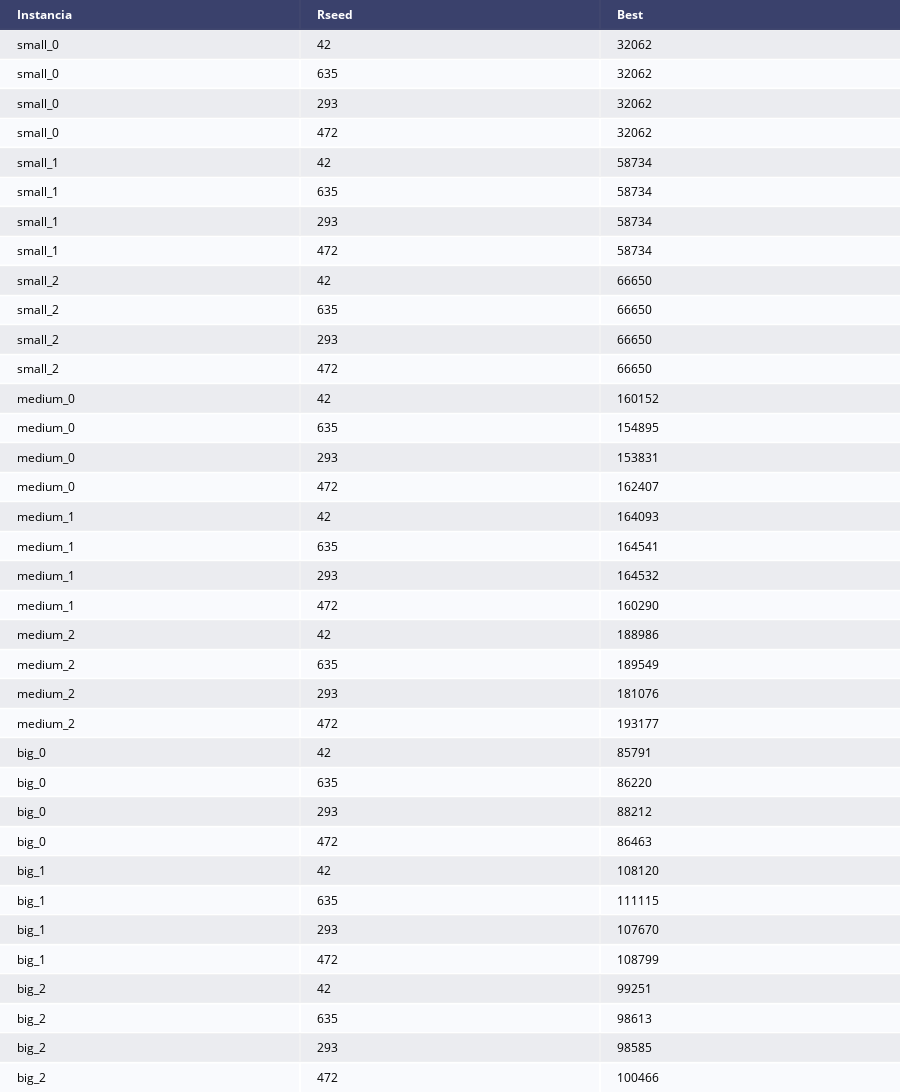

The code cell stored with this chart in its notebook:
### Code cell
it_df = df.drop(columns=["Metodo"])
fig =  ff.create_table(it_df)
fig.show()

### Figure 1 — Plotly figure (JSON) as saved in the notebook; plotly's stock layout.template omitted (floating-point values rounded to 4 significant figures)
{"data": [{"colorscale": [[0, "#00083e"], [0.5, "#ededee"], [1, "#ffffff"]], "hoverinfo": "none", "opacity": 0.75, "showscale": false, "type": "heatmap", "z": [[0, 0, 0], [0.5, 0.5, 0.5], [1, 1, 1], [0.5, 0.5, 0.5], [1, 1, 1], [0.5, 0.5, 0.5], [1, 1, 1], [0.5, 0.5, 0.5], [1, 1, 1], [0.5, 0.5, 0.5], [1, 1, 1], [0.5, 0.5, 0.5], [1, 1, 1], [0.5, 0.5, 0.5], [1, 1, 1], [0.5, 0.5, 0.5], [1, 1, 1], [0.5, 0.5, 0.5], [1, 1, 1], [0.5, 0.5, 0.5], [1, 1, 1], [0.5, 0.5, 0.5], [1, 1, 1], [0.5, 0.5, 0.5], [1, 1, 1], [0.5, 0.5, 0.5], [1, 1, 1], [0.5, 0.5, 0.5], [1, 1, 1], [0.5, 0.5, 0.5], [1, 1, 1], [0.5, 0.5, 0.5], [1, 1, 1], [0.5, 0.5, 0.5], [1, 1, 1], [0.5, 0.5, 0.5], [1, 1, 1]]}], "layout": {"annotations": [{"align": "left", "font": {"color": "#ffffff"}, "showarrow": false, "text": "<b>Instancia</b>", "x": -0.45, "xanchor": "left", "xref": "x", "y": 0, "yref": "y"}, {"align": "left", "font": {"color": "#ffffff"}, "showarrow": false, "text": "<b>Rseed</b>", "x": 0.55, "xanchor": "left", "xref": "x", "y": 0, "yref": "y"}, {"align": "left", "font": {"color": "#ffffff"}, "showarrow": false, "text": "<b>Best</b>", "x": 1.55, "xanchor": "left", "xref": "x", "y": 0, "yref": "y"}, {"align": "left", "font": {"color": "#000000"}, "showarrow": false, "text": "small_0", "x": -0.45, "xanchor": "left", "xref": "x", "y": 1, "yref": "y"}, {"align": "left", "font": {"color": "#000000"}, "showarrow": false, "text": "42", "x": 0.55, "xanchor": "left", "xref": "x", "y": 1, "yref": "y"}, {"align": "left", "font": {"color": "#000000"}, "showarrow": false, "text": "32062", "x": 1.55, "xanchor": "left", "xref": "x", "y": 1, "yref": "y"}, {"align": "left", "font": {"color": "#000000"}, "showarrow": false, "text": "small_0", "x": -0.45, "xanchor": "left", "xref": "x", "y": 2, "yref": "y"}, {"align": "left", "font": {"color": "#000000"}, "showarrow": false, "text": "635", "x": 0.55, "xanchor": "left", "xref": "x", "y": 2, "yref": "y"}, {"align": "left", "font": {"color": "#000000"}, "showarrow": false, "text": "32062", "x": 1.55, "xanchor": "left", "xref": "x", "y": 2, "yref": "y"}, {"align": "left", "font": {"color": "#000000"}, "showarrow": false, "text": "small_0", "x": -0.45, "xanchor": "left", "xref": "x", "y": 3, "yref": "y"}, {"align": "left", "font": {"color": "#000000"}, "showarrow": false, "text": "293", "x": 0.55, "xanchor": "left", "xref": "x", "y": 3, "yref": "y"}, {"align": "left", "font": {"color": "#000000"}, "showarrow": false, "text": "32062", "x": 1.55, "xanchor": "left", "xref": "x", "y": 3, "yref": "y"}, {"align": "left", "font": {"color": "#000000"}, "showarrow": false, "text": "small_0", "x": -0.45, "xanchor": "left", "xref": "x", "y": 4, "yref": "y"}, {"align": "left", "font": {"color": "#000000"}, "showarrow": false, "text": "472", "x": 0.55, "xanchor": "left", "xref": "x", "y": 4, "yref": "y"}, {"align": "left", "font": {"color": "#000000"}, "showarrow": false, "text": "32062", "x": 1.55, "xanchor": "left", "xref": "x", "y": 4, "yref": "y"}, {"align": "left", "font": {"color": "#000000"}, "showarrow": false, "text": "small_1", "x": -0.45, "xanchor": "left", "xref": "x", "y": 5, "yref": "y"}, {"align": "left", "font": {"color": "#000000"}, "showarrow": false, "text": "42", "x": 0.55, "xanchor": "left", "xref": "x", "y": 5, "yref": "y"}, {"align": "left", "font": {"color": "#000000"}, "showarrow": false, "text": "58734", "x": 1.55, "xanchor": "left", "xref": "x", "y": 5, "yref": "y"}, {"align": "left", "font": {"color": "#000000"}, "showarrow": false, "text": "small_1", "x": -0.45, "xanchor": "left", "xref": "x", "y": 6, "yref": "y"}, {"align": "left", "font": {"color": "#000000"}, "showarrow": false, "text": "635", "x": 0.55, "xanchor": "left", "xref": "x", "y": 6, "yref": "y"}, {"align": "left", "font": {"color": "#000000"}, "showarrow": false, "text": "58734", "x": 1.55, "xanchor": "left", "xref": "x", "y": 6, "yref": "y"}, {"align": "left", "font": {"color": "#000000"}, "showarrow": false, "text": "small_1", "x": -0.45, "xanchor": "left", "xref": "x", "y": 7, "yref": "y"}, {"align": "left", "font": {"color": "#000000"}, "showarrow": false, "text": "293", "x": 0.55, "xanchor": "left", "xref": "x", "y": 7, "yref": "y"}, {"align": "left", "font": {"color": "#000000"}, "showarrow": false, "text": "58734", "x": 1.55, "xanchor": "left", "xref": "x", "y": 7, "yref": "y"}, {"align": "left", "font": {"color": "#000000"}, "showarrow": false, "text": "small_1", "x": -0.45, "xanchor": "left", "xref": "x", "y": 8, "yref": "y"}, {"align": "left", "font": {"color": "#000000"}, "showarrow": false, "text": "472", "x": 0.55, "xanchor": "left", "xref": "x", "y": 8, "yref": "y"}, {"align": "left", "font": {"color": "#000000"}, "showarrow": false, "text": "58734", "x": 1.55, "xanchor": "left", "xref": "x", "y": 8, "yref": "y"}, {"align": "left", "font": {"color": "#000000"}, "showarrow": false, "text": "small_2", "x": -0.45, "xanchor": "left", "xref": "x", "y": 9, "yref": "y"}, {"align": "left", "font": {"color": "#000000"}, "showarrow": false, "text": "42", "x": 0.55, "xanchor": "left", "xref": "x", "y": 9, "yref": "y"}, {"align": "left", "font": {"color": "#000000"}, "showarrow": false, "text": "66650", "x": 1.55, "xanchor": "left", "xref": "x", "y": 9, "yref": "y"}, {"align": "left", "font": {"color": "#000000"}, "showarrow": false, "text": "small_2", "x": -0.45, "xanchor": "left", "xref": "x", "y": 10, "yref": "y"}, {"align": "left", "font": {"color": "#000000"}, "showarrow": false, "text": "635", "x": 0.55, "xanchor": "left", "xref": "x", "y": 10, "yref": "y"}, {"align": "left", "font": {"color": "#000000"}, "showarrow": false, "text": "66650", "x": 1.55, "xanchor": "left", "xref": "x", "y": 10, "yref": "y"}, {"align": "left", "font": {"color": "#000000"}, "showarrow": false, "text": "small_2", "x": -0.45, "xanchor": "left", "xref": "x", "y": 11, "yref": "y"}, {"align": "left", "font": {"color": "#000000"}, "showarrow": false, "text": "293", "x": 0.55, "xanchor": "left", "xref": "x", "y": 11, "yref": "y"}, {"align": "left", "font": {"color": "#000000"}, "showarrow": false, "text": "66650", "x": 1.55, "xanchor": "left", "xref": "x", "y": 11, "yref": "y"}, {"align": "left", "font": {"color": "#000000"}, "showarrow": false, "text": "small_2", "x": -0.45, "xanchor": "left", "xref": "x", "y": 12, "yref": "y"}, {"align": "left", "font": {"color": "#000000"}, "showarrow": false, "text": "472", "x": 0.55, "xanchor": "left", "xref": "x", "y": 12, "yref": "y"}, {"align": "left", "font": {"color": "#000000"}, "showarrow": false, "text": "66650", "x": 1.55, "xanchor": "left", "xref": "x", "y": 12, "yref": "y"}, {"align": "left", "font": {"color": "#000000"}, "showarrow": false, "text": "medium_0", "x": -0.45, "xanchor": "left", "xref": "x", "y": 13, "yref": "y"}, {"align": "left", "font": {"color": "#000000"}, "showarrow": false, "text": "42", "x": 0.55, "xanchor": "left", "xref": "x", "y": 13, "yref": "y"}, {"align": "left", "font": {"color": "#000000"}, "showarrow": false, "text": "160152", "x": 1.55, "xanchor": "left", "xref": "x", "y": 13, "yref": "y"}, {"align": "left", "font": {"color": "#000000"}, "showarrow": false, "text": "medium_0", "x": -0.45, "xanchor": "left", "xref": "x", "y": 14, "yref": "y"}, {"align": "left", "font": {"color": "#000000"}, "showarrow": false, "text": "635", "x": 0.55, "xanchor": "left", "xref": "x", "y": 14, "yref": "y"}, {"align": "left", "font": {"color": "#000000"}, "showarrow": false, "text": "154895", "x": 1.55, "xanchor": "left", "xref": "x", "y": 14, "yref": "y"}, {"align": "left", "font": {"color": "#000000"}, "showarrow": false, "text": "medium_0", "x": -0.45, "xanchor": "left", "xref": "x", "y": 15, "yref": "y"}, {"align": "left", "font": {"color": "#000000"}, "showarrow": false, "text": "293", "x": 0.55, "xanchor": "left", "xref": "x", "y": 15, "yref": "y"}, {"align": "left", "font": {"color": "#000000"}, "showarrow": false, "text": "153831", "x": 1.55, "xanchor": "left", "xref": "x", "y": 15, "yref": "y"}, {"align": "left", "font": {"color": "#000000"}, "showarrow": false, "text": "medium_0", "x": -0.45, "xanchor": "left", "xref": "x", "y": 16, "yref": "y"}, {"align": "left", "font": {"color": "#000000"}, "showarrow": false, "text": "472", "x": 0.55, "xanchor": "left", "xref": "x", "y": 16, "yref": "y"}, {"align": "left", "font": {"color": "#000000"}, "showarrow": false, "text": "162407", "x": 1.55, "xanchor": "left", "xref": "x", "y": 16, "yref": "y"}, {"align": "left", "font": {"color": "#000000"}, "showarrow": false, "text": "medium_1", "x": -0.45, "xanchor": "left", "xref": "x", "y": 17, "yref": "y"}, {"align": "left", "font": {"color": "#000000"}, "showarrow": false, "text": "42", "x": 0.55, "xanchor": "left", "xref": "x", "y": 17, "yref": "y"}, {"align": "left", "font": {"color": "#000000"}, "showarrow": false, "text": "164093", "x": 1.55, "xanchor": "left", "xref": "x", "y": 17, "yref": "y"}, {"align": "left", "font": {"color": "#000000"}, "showarrow": false, "text": "medium_1", "x": -0.45, "xanchor": "left", "xref": "x", "y": 18, "yref": "y"}, {"align": "left", "font": {"color": "#000000"}, "showarrow": false, "text": "635", "x": 0.55, "xanchor": "left", "xref": "x", "y": 18, "yref": "y"}, {"align": "left", "font": {"color": "#000000"}, "showarrow": false, "text": "164541", "x": 1.55, "xanchor": "left", "xref": "x", "y": 18, "yref": "y"}, {"align": "left", "font": {"color": "#000000"}, "showarrow": false, "text": "medium_1", "x": -0.45, "xanchor": "left", "xref": "x", "y": 19, "yref": "y"}, {"align": "left", "font": {"color": "#000000"}, "showarrow": false, "text": "293", "x": 0.55, "xanchor": "left", "xref": "x", "y": 19, "yref": "y"}, {"align": "left", "font": {"color": "#000000"}, "showarrow": false, "text": "164532", "x": 1.55, "xanchor": "left", "xref": "x", "y": 19, "yref": "y"}, {"align": "left", "font": {"color": "#000000"}, "showarrow": false, "text": "medium_1", "x": -0.45, "xanchor": "left", "xref": "x", "y": 20, "yref": "y"}, {"align": "left", "font": {"color": "#000000"}, "showarrow": false, "text": "472", "x": 0.55, "xanchor": "left", "xref": "x", "y": 20, "yref": "y"}, {"align": "left", "font": {"color": "#000000"}, "showarrow": false, "text": "160290", "x": 1.55, "xanchor": "left", "xref": "x", "y": 20, "yref": "y"}, {"align": "left", "font": {"color": "#000000"}, "showarrow": false, "text": "medium_2", "x": -0.45, "xanchor": "left", "xref": "x", "y": 21, "yref": "y"}, {"align": "left", "font": {"color": "#000000"}, "showarrow": false, "text": "42", "x": 0.55, "xanchor": "left", "xref": "x", "y": 21, "yref": "y"}, {"align": "left", "font": {"color": "#000000"}, "showarrow": false, "text": "188986", "x": 1.55, "xanchor": "left", "xref": "x", "y": 21, "yref": "y"}, {"align": "left", "font": {"color": "#000000"}, "showarrow": false, "text": "medium_2", "x": -0.45, "xanchor": "left", "xref": "x", "y": 22, "yref": "y"}, {"align": "left", "font": {"color": "#000000"}, "showarrow": false, "text": "635", "x": 0.55, "xanchor": "left", "xref": "x", "y": 22, "yref": "y"}, {"align": "left", "font": {"color": "#000000"}, "showarrow": false, "text": "189549", "x": 1.55, "xanchor": "left", "xref": "x", "y": 22, "yref": "y"}, {"align": "left", "font": {"color": "#000000"}, "showarrow": false, "text": "medium_2", "x": -0.45, "xanchor": "left", "xref": "x", "y": 23, "yref": "y"}, {"align": "left", "font": {"color": "#000000"}, "showarrow": false, "text": "293", "x": 0.55, "xanchor": "left", "xref": "x", "y": 23, "yref": "y"}, {"align": "left", "font": {"color": "#000000"}, "showarrow": false, "text": "181076", "x": 1.55, "xanchor": "left", "xref": "x", "y": 23, "yref": "y"}, {"align": "left", "font": {"color": "#000000"}, "showarrow": false, "text": "medium_2", "x": -0.45, "xanchor": "left", "xref": "x", "y": 24, "yref": "y"}, {"align": "left", "font": {"color": "#000000"}, "showarrow": false, "text": "472", "x": 0.55, "xanchor": "left", "xref": "x", "y": 24, "yref": "y"}, {"align": "left", "font": {"color": "#000000"}, "showarrow": false, "text": "193177", "x": 1.55, "xanchor": "left", "xref": "x", "y": 24, "yref": "y"}, {"align": "left", "font": {"color": "#000000"}, "showarrow": false, "text": "big_0", "x": -0.45, "xanchor": "left", "xref": "x", "y": 25, "yref": "y"}, {"align": "left", "font": {"color": "#000000"}, "showarrow": false, "text": "42", "x": 0.55, "xanchor": "left", "xref": "x", "y": 25, "yref": "y"}, {"align": "left", "font": {"color": "#000000"}, "showarrow": false, "text": "85791", "x": 1.55, "xanchor": "left", "xref": "x", "y": 25, "yref": "y"}, {"align": "left", "font": {"color": "#000000"}, "showarrow": false, "text": "big_0", "x": -0.45, "xanchor": "left", "xref": "x", "y": 26, "yref": "y"}, {"align": "left", "font": {"color": "#000000"}, "showarrow": false, "text": "635", "x": 0.55, "xanchor": "left", "xref": "x", "y": 26, "yref": "y"}, {"align": "left", "font": {"color": "#000000"}, "showarrow": false, "text": "86220", "x": 1.55, "xanchor": "left", "xref": "x", "y": 26, "yref": "y"}, {"align": "left", "font": {"color": "#000000"}, "showarrow": false, "text": "big_0", "x": -0.45, "xanchor": "left", "xref": "x", "y": 27, "yref": "y"}, {"align": "left", "font": {"color": "#000000"}, "showarrow": false, "text": "293", "x": 0.55, "xanchor": "left", "xref": "x", "y": 27, "yref": "y"}, {"align": "left", "font": {"color": "#000000"}, "showarrow": false, "text": "88212", "x": 1.55, "xanchor": "left", "xref": "x", "y": 27, "yref": "y"}, {"align": "left", "font": {"color": "#000000"}, "showarrow": false, "text": "big_0", "x": -0.45, "xanchor": "left", "xref": "x", "y": 28, "yref": "y"}, {"align": "left", "font": {"color": "#000000"}, "showarrow": false, "text": "472", "x": 0.55, "xanchor": "left", "xref": "x", "y": 28, "yref": "y"}, {"align": "left", "font": {"color": "#000000"}, "showarrow": false, "text": "86463", "x": 1.55, "xanchor": "left", "xref": "x", "y": 28, "yref": "y"}, {"align": "left", "font": {"color": "#000000"}, "showarrow": false, "text": "big_1", "x": -0.45, "xanchor": "left", "xref": "x", "y": 29, "yref": "y"}, {"align": "left", "font": {"color": "#000000"}, "showarrow": false, "text": "42", "x": 0.55, "xanchor": "left", "xref": "x", "y": 29, "yref": "y"}, {"align": "left", "font": {"color": "#000000"}, "showarrow": false, "text": "108120", "x": 1.55, "xanchor": "left", "xref": "x", "y": 29, "yref": "y"}, {"align": "left", "font": {"color": "#000000"}, "showarrow": false, "text": "big_1", "x": -0.45, "xanchor": "left", "xref": "x", "y": 30, "yref": "y"}, {"align": "left", "font": {"color": "#000000"}, "showarrow": false, "text": "635", "x": 0.55, "xanchor": "left", "xref": "x", "y": 30, "yref": "y"}, {"align": "left", "font": {"color": "#000000"}, "showarrow": false, "text": "111115", "x": 1.55, "xanchor": "left", "xref": "x", "y": 30, "yref": "y"}, {"align": "left", "font": {"color": "#000000"}, "showarrow": false, "text": "big_1", "x": -0.45, "xanchor": "left", "xref": "x", "y": 31, "yref": "y"}, {"align": "left", "font": {"color": "#000000"}, "showarrow": false, "text": "293", "x": 0.55, "xanchor": "left", "xref": "x", "y": 31, "yref": "y"}, {"align": "left", "font": {"color": "#000000"}, "showarrow": false, "text": "107670", "x": 1.55, "xanchor": "left", "xref": "x", "y": 31, "yref": "y"}, {"align": "left", "font": {"color": "#000000"}, "showarrow": false, "text": "big_1", "x": -0.45, "xanchor": "left", "xref": "x", "y": 32, "yref": "y"}, {"align": "left", "font": {"color": "#000000"}, "showarrow": false, "text": "472", "x": 0.55, "xanchor": "left", "xref": "x", "y": 32, "yref": "y"}, {"align": "left", "font": {"color": "#000000"}, "showarrow": false, "text": "108799", "x": 1.55, "xanchor": "left", "xref": "x", "y": 32, "yref": "y"}, {"align": "left", "font": {"color": "#000000"}, "showarrow": false, "text": "big_2", "x": -0.45, "xanchor": "left", "xref": "x", "y": 33, "yref": "y"}, {"align": "left", "font": {"color": "#000000"}, "showarrow": false, "text": "42", "x": 0.55, "xanchor": "left", "xref": "x", "y": 33, "yref": "y"}, {"align": "left", "font": {"color": "#000000"}, "showarrow": false, "text": "99251", "x": 1.55, "xanchor": "left", "xref": "x", "y": 33, "yref": "y"}, {"align": "left", "font": {"color": "#000000"}, "showarrow": false, "text": "big_2", "x": -0.45, "xanchor": "left", "xref": "x", "y": 34, "yref": "y"}, {"align": "left", "font": {"color": "#000000"}, "showarrow": false, "text": "635", "x": 0.55, "xanchor": "left", "xref": "x", "y": 34, "yref": "y"}, {"align": "left", "font": {"color": "#000000"}, "showarrow": false, "text": "98613", "x": 1.55, "xanchor": "left", "xref": "x", "y": 34, "yref": "y"}, {"align": "left", "font": {"color": "#000000"}, "showarrow": false, "text": "big_2", "x": -0.45, "xanchor": "left", "xref": "x", "y": 35, "yref": "y"}, {"align": "left", "font": {"color": "#000000"}, "showarrow": false, "text": "293", "x": 0.55, "xanchor": "left", "xref": "x", "y": 35, "yref": "y"}, {"align": "left", "font": {"color": "#000000"}, "showarrow": false, "text": "98585", "x": 1.55, "xanchor": "left", "xref": "x", "y": 35, "yref": "y"}, {"align": "left", "font": {"color": "#000000"}, "showarrow": false, "text": "big_2", "x": -0.45, "xanchor": "left", "xref": "x", "y": 36, "yref": "y"}, {"align": "left", "font": {"color": "#000000"}, "showarrow": false, "text": "472", "x": 0.55, "xanchor": "left", "xref": "x", "y": 36, "yref": "y"}, {"align": "left", "font": {"color": "#000000"}, "showarrow": false, "text": "100466", "x": 1.55, "xanchor": "left", "xref": "x", "y": 36, "yref": "y"}], "height": 1160, "margin": {"b": 0, "l": 0, "r": 0, "t": 0}, "xaxis": {"dtick": 1, "gridwidth": 2, "showticklabels": false, "tick0": -0.5, "ticks": "", "zeroline": false}, "yaxis": {"autorange": "reversed", "dtick": 1, "gridwidth": 2, "showticklabels": false, "tick0": 0.5, "ticks": "", "zeroline": false}}}
